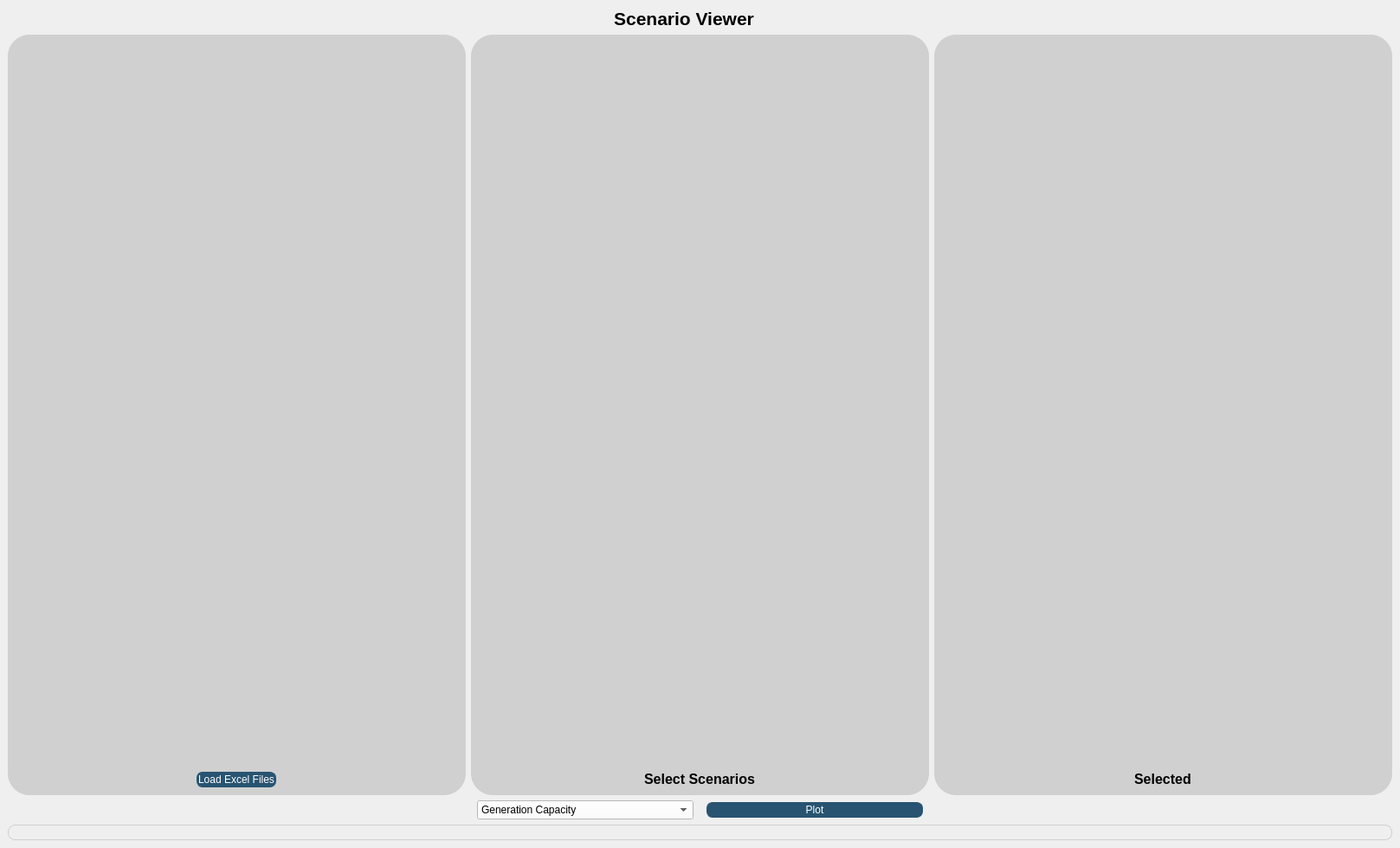
<?xml version="1.0" encoding="UTF-8"?>
<ui version="4.0">
 <class>scenario_view_widget</class>
 <widget class="QWidget" name="scenario_view_widget">
  <property name="geometry">
   <rect>
    <x>0</x>
    <y>0</y>
    <width>1617</width>
    <height>979</height>
   </rect>
  </property>
  <property name="windowTitle">
   <string>Form</string>
  </property>
  <property name="styleSheet">
   <string notr="true"/>
  </property>
  <layout class="QVBoxLayout" name="verticalLayout">
   <property name="spacing">
    <number>0</number>
   </property>
   <property name="leftMargin">
    <number>0</number>
   </property>
   <property name="topMargin">
    <number>0</number>
   </property>
   <property name="rightMargin">
    <number>0</number>
   </property>
   <property name="bottomMargin">
    <number>0</number>
   </property>
   <item>
    <widget class="QFrame" name="frame">
     <property name="styleSheet">
      <string notr="true"/>
     </property>
     <property name="frameShape">
      <enum>QFrame::NoFrame</enum>
     </property>
     <property name="frameShadow">
      <enum>QFrame::Raised</enum>
     </property>
     <layout class="QVBoxLayout" name="verticalLayout_6" stretch="0,3,0">
      <item>
       <widget class="QFrame" name="frame_5">
        <property name="frameShape">
         <enum>QFrame::NoFrame</enum>
        </property>
        <property name="frameShadow">
         <enum>QFrame::Raised</enum>
        </property>
        <layout class="QHBoxLayout" name="horizontalLayout_3">
         <property name="topMargin">
          <number>0</number>
         </property>
         <property name="rightMargin">
          <number>0</number>
         </property>
         <property name="bottomMargin">
          <number>0</number>
         </property>
         <item>
          <spacer name="horizontalSpacer_3">
           <property name="orientation">
            <enum>Qt::Horizontal</enum>
           </property>
           <property name="sizeHint" stdset="0">
            <size>
             <width>40</width>
             <height>20</height>
            </size>
           </property>
          </spacer>
         </item>
         <item>
          <widget class="QLabel" name="label_3">
           <property name="text">
            <string>&lt;html&gt;&lt;head/&gt;&lt;body&gt;&lt;p align=&quot;center&quot;&gt;&lt;span style=&quot; font-size:16pt; font-weight:700;&quot;&gt;Scenario Viewer&lt;/span&gt;&lt;/p&gt;&lt;/body&gt;&lt;/html&gt;</string>
           </property>
          </widget>
         </item>
         <item alignment="Qt::AlignLeft">
          <widget class="QPushButton" name="scenario_help">
           <property name="text">
            <string/>
           </property>
           <property name="icon">
            <iconset resource="../../../resources.qrc">
             <normaloff>:/icon/images/icons/ainfo_24dp_5F6368_FILL0_wght200_GRAD0_opsz24.png</normaloff>:/icon/images/icons/ainfo_24dp_5F6368_FILL0_wght200_GRAD0_opsz24.png</iconset>
           </property>
           <property name="iconSize">
            <size>
             <width>32</width>
             <height>32</height>
            </size>
           </property>
           <property name="flat">
            <bool>true</bool>
           </property>
          </widget>
         </item>
         <item>
          <spacer name="horizontalSpacer_4">
           <property name="orientation">
            <enum>Qt::Horizontal</enum>
           </property>
           <property name="sizeHint" stdset="0">
            <size>
             <width>40</width>
             <height>20</height>
            </size>
           </property>
          </spacer>
         </item>
        </layout>
       </widget>
      </item>
      <item>
       <layout class="QHBoxLayout" name="horizontalLayout">
        <item>
         <widget class="QFrame" name="frame_2">
          <property name="styleSheet">
           <string notr="true">
	background-color: rgb(208, 208, 208);
	border-radius: 25px;

	color: black;


</string>
          </property>
          <property name="frameShape">
           <enum>QFrame::NoFrame</enum>
          </property>
          <property name="frameShadow">
           <enum>QFrame::Raised</enum>
          </property>
          <layout class="QVBoxLayout" name="verticalLayout_2">
           <item>
            <layout class="QVBoxLayout" name="verticalLayout_excel">
             <item alignment="Qt::AlignHCenter|Qt::AlignBottom">
              <widget class="QPushButton" name="load_button">
               <property name="styleSheet">
                <string notr="true">QPushButton {
        border: 1px solid rgb(40, 84, 113);
        border-radius: 7px;
        background-color: rgb(40, 84, 113);
        color: white;
		 font: 700 10pt &quot;Segoe UI&quot;;
        padding: 1px;
    }
QPushButton:hover {
        background-color: rgb(60, 120, 150);
    }
QPushButton:pressed {
        background-color: rgb(20, 60, 80);
    }</string>
               </property>
               <property name="text">
                <string>Load Excel Files</string>
               </property>
               <property name="flat">
                <bool>true</bool>
               </property>
              </widget>
             </item>
            </layout>
           </item>
          </layout>
         </widget>
        </item>
        <item>
         <widget class="QFrame" name="frame_3">
          <property name="styleSheet">
           <string notr="true">
	background-color: rgb(208, 208, 208);
	border-radius: 25px;

	color: black;


</string>
          </property>
          <property name="frameShape">
           <enum>QFrame::NoFrame</enum>
          </property>
          <property name="frameShadow">
           <enum>QFrame::Raised</enum>
          </property>
          <layout class="QVBoxLayout" name="verticalLayout_3">
           <item>
            <layout class="QVBoxLayout" name="verticalLayout_select">
             <item alignment="Qt::AlignHCenter|Qt::AlignBottom">
              <widget class="QLabel" name="label">
               <property name="font">
                <font>
                 <pointsize>12</pointsize>
                 <bold>true</bold>
                </font>
               </property>
               <property name="text">
                <string>Select Scenarios</string>
               </property>
              </widget>
             </item>
            </layout>
           </item>
          </layout>
         </widget>
        </item>
        <item>
         <widget class="QFrame" name="frame_4">
          <property name="styleSheet">
           <string notr="true">
	background-color: rgb(208, 208, 208);
	border-radius: 25px;

	color: black;


</string>
          </property>
          <property name="frameShape">
           <enum>QFrame::NoFrame</enum>
          </property>
          <property name="frameShadow">
           <enum>QFrame::Raised</enum>
          </property>
          <layout class="QVBoxLayout" name="verticalLayout_4">
           <item>
            <layout class="QVBoxLayout" name="verticalLayout_selected">
             <item alignment="Qt::AlignHCenter|Qt::AlignBottom">
              <widget class="QLabel" name="label_2">
               <property name="font">
                <font>
                 <pointsize>12</pointsize>
                 <bold>true</bold>
                </font>
               </property>
               <property name="text">
                <string>Selected</string>
               </property>
              </widget>
             </item>
            </layout>
           </item>
          </layout>
         </widget>
        </item>
       </layout>
      </item>
      <item>
       <layout class="QVBoxLayout" name="verticalLayout_5">
        <item>
         <layout class="QHBoxLayout" name="horizontalLayout_2">
          <property name="spacing">
           <number>15</number>
          </property>
          <item>
           <spacer name="horizontalSpacer">
            <property name="orientation">
             <enum>Qt::Horizontal</enum>
            </property>
            <property name="sizeHint" stdset="0">
             <size>
              <width>40</width>
              <height>20</height>
             </size>
            </property>
           </spacer>
          </item>
          <item>
           <widget class="QComboBox" name="graph_type_combo">
            <property name="minimumSize">
             <size>
              <width>250</width>
              <height>0</height>
             </size>
            </property>
            <property name="styleSheet">
             <string notr="true">background-color:rgb(255,255,255);</string>
            </property>
            <item>
             <property name="text">
              <string>Generation Capacity</string>
             </property>
            </item>
            <item>
             <property name="text">
              <string>ESS Capacity</string>
             </property>
            </item>
            <item>
             <property name="text">
              <string>Capacity Investments</string>
             </property>
            </item>
           </widget>
          </item>
          <item>
           <widget class="QPushButton" name="plot_button">
            <property name="minimumSize">
             <size>
              <width>250</width>
              <height>0</height>
             </size>
            </property>
            <property name="styleSheet">
             <string notr="true">QPushButton {
        border: 1px solid rgb(40, 84, 113);
        border-radius: 7px;
        background-color: rgb(40, 84, 113);
        color: white;
		 font: 700 10pt &quot;Segoe UI&quot;;
        padding: 1px;
    }
QPushButton:hover {
        background-color: rgb(60, 120, 150);
    }
QPushButton:pressed {
        background-color: rgb(20, 60, 80);
    }</string>
            </property>
            <property name="text">
             <string>Plot</string>
            </property>
            <property name="flat">
             <bool>true</bool>
            </property>
           </widget>
          </item>
          <item>
           <spacer name="horizontalSpacer_2">
            <property name="orientation">
             <enum>Qt::Horizontal</enum>
            </property>
            <property name="sizeHint" stdset="0">
             <size>
              <width>40</width>
              <height>20</height>
             </size>
            </property>
           </spacer>
          </item>
         </layout>
        </item>
        <item>
         <widget class="QProgressBar" name="progbar">
          <property name="sizePolicy">
           <sizepolicy hsizetype="Expanding" vsizetype="Fixed">
            <horstretch>0</horstretch>
            <verstretch>0</verstretch>
           </sizepolicy>
          </property>
          <property name="styleSheet">
           <string notr="true">QProgressBar{
	border: 1px solid#cfcfcf;
	border-radius:8px;
	background-color: transparent;
	text-align: center;
	font: bold 10pt &quot;Segoe UI&quot;;
	color: #444;
	height:16px;
}
QProgressBar::chunk {
	border-radius:8px;
	background:qlineargradient(
	spread:pad, x1:0, y1:0, x2:1, y2:0,
	stop:0 #6aa9ff,
	stop:1 #005bea
);
}</string>
          </property>
          <property name="value">
           <number>10</number>
          </property>
          <property name="invertedAppearance">
           <bool>false</bool>
          </property>
          <property name="format">
           <string/>
          </property>
         </widget>
        </item>
       </layout>
      </item>
     </layout>
    </widget>
   </item>
  </layout>
 </widget>
 <resources>
  <include location="../../../resources.qrc"/>
 </resources>
 <connections/>
</ui>
